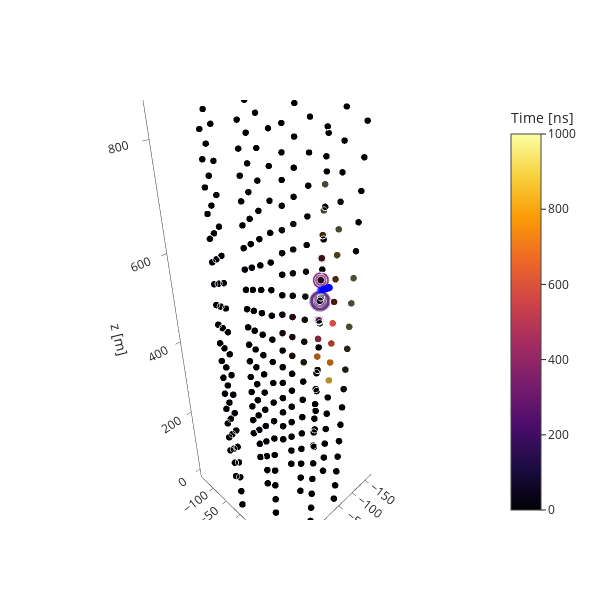

Notebook code for this chart:
### Code cell
fig = get_detector_scatter3ds(
        detector,
        include_modules=False,
        include_pmts=True,
        hits=hits2.get_by_record_ids(2),
        sources=sources2.get_by_record_ids(2)
    )
fig.show()

### Figure 1 — Plotly figure (JSON) as saved in the notebook; plotly's stock layout.template omitted (floating-point values rounded to 4 significant figures; data arrays with more than 128 entries replaced by an {"elided": "..."} marker saying what was removed)
{"data": [{"marker": {"cmax": 1000, "cmin": 0, "color": {"elided": "4480 float values"}, "colorbar": {"title": {"text": "Time [ns]"}}, "colorscale": [[0, "#000004"], [0.1111, "#1b0c41"], [0.2222, "#4a0c6b"], [0.3333, "#781c6d"], [0.4444, "#a52c60"], [0.5556, "#cf4446"], [0.6667, "#ed6925"], [0.7778, "#fb9b06"], [0.8889, "#f7d13d"], [1, "#fcffa4"]], "opacity": 0.6, "size": {"elided": "4480 float values"}}, "mode": "markers", "name": "PMTs", "type": "scatter3d", "x": {"elided": "4480 float values"}, "y": {"elided": "4480 float values"}, "z": {"elided": "4480 float values"}}, {"marker": {"cmax": 1000, "cmin": 0, "color": {"elided": "372 float values"}, "colorscale": [[0, "rgba(0,0,255,0.0)"], [1, "rgba(0,0,255,1.0)"]], "opacity": 1, "showscale": false, "size": 2.5}, "mode": "markers", "name": "modules", "type": "scatter3d", "x": {"elided": "372 float values"}, "y": {"elided": "372 float values"}, "z": {"elided": "372 float values"}}], "layout": {"autosize": false, "height": 600, "scene": {"aspectmode": "auto", "aspectratio": {"x": 0.6789, "y": 0.6557, "z": 2.247}, "camera": {"projection": {"type": "perspective"}}, "xaxis": {"title": {"text": "x [m]"}, "type": "linear"}, "yaxis": {"title": {"text": "y [m]"}, "type": "linear"}, "zaxis": {"title": {"text": "z [m]"}, "type": "linear"}}, "showlegend": false, "width": 600}}
